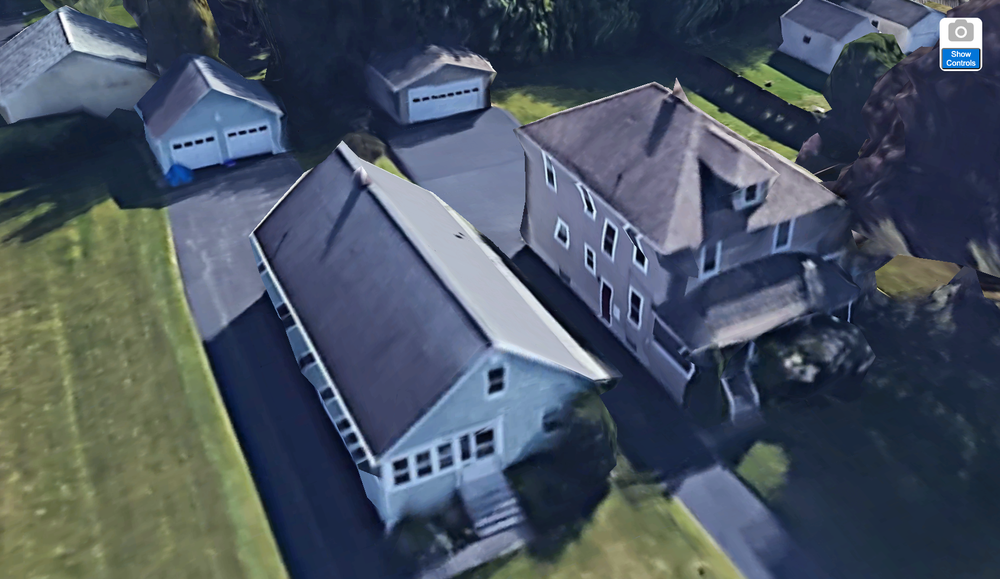
#> input picture imgs/43.02787425_-76.18646414_183.51881331a_35.23593374d_35y_114.15495843h_54.44040687t_0r_204.png, 1000 x 579 px, shrunk from 1690 x 978 before the run; its folder holds only this picture in this run
$ python test.py
#> lines starting #> are read from the running program, lines starting #| are printed output that depends on the picture

import cv2
import numpy as np
import glob
import matplotlib.pyplot as plt

img = cv2.imread(glob.glob("imgs/*")[0])
#> img is the input picture: shape (579, 1000, 3); mean B, G, R 97.2, 84, 73.4

gray = cv2.cvtColor(img, cv2.COLOR_BGR2GRAY)
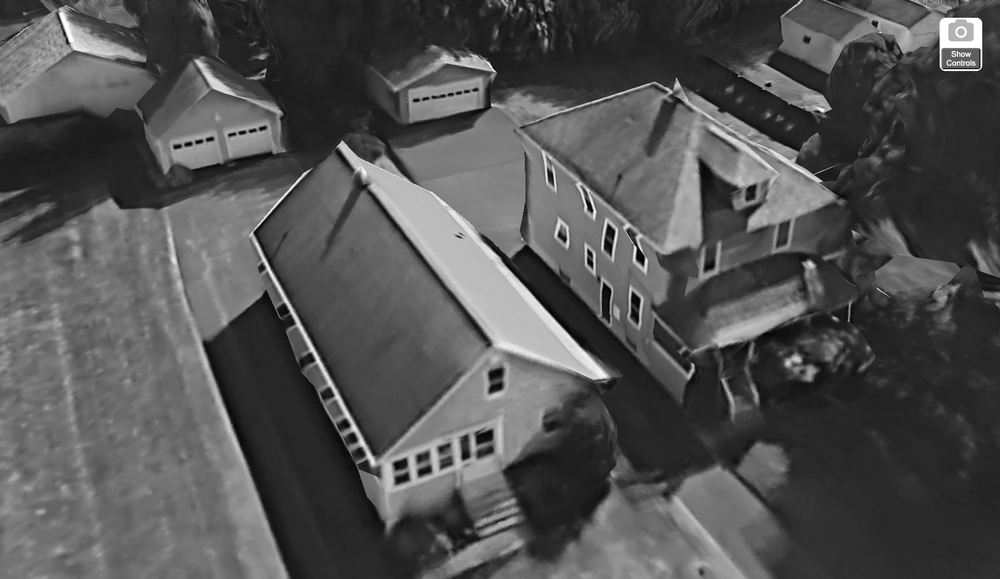
#> gray: shape (579, 1000); min 1, max 255, mean 82.3

# Using the Canny filter to get contours
edges = cv2.Canny(gray, 20, 30)
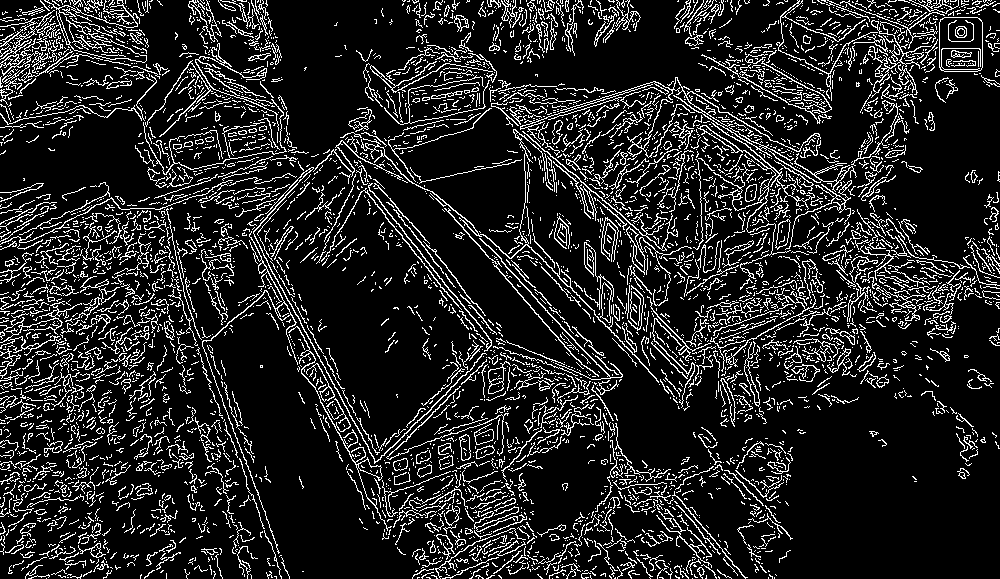
#> edges: shape (579, 1000); 14% white in thin lines or dots
# Using the Canny filter with different parameters
edges_high_thresh = cv2.Canny(gray, 60, 90)
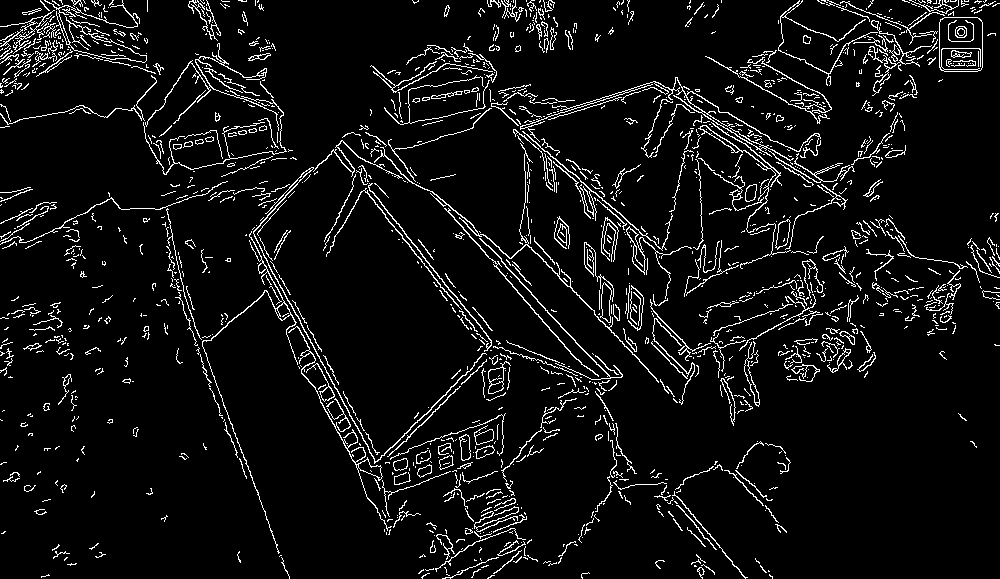
#> edges_high_thresh: shape (579, 1000); 6.5% white in thin lines or dots
# Stacking the images to print them together
# For comparison
images = np.hstack((gray, edges, edges_high_thresh))
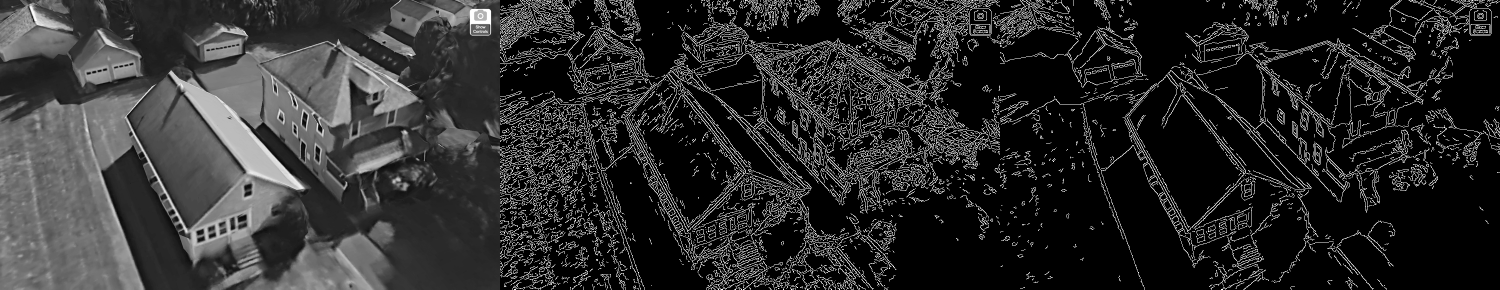
#> images: shape (579, 3000) (shown at 1/2 size); min 0, max 255, mean 44.8

# Display the resulting frame
cv2.imshow('Frame', images)
cv2.waitKey()

$ run again, on imgs/43.027915_-76.18648439_184.41518362a_33.46233459d_35y_62.30110824h_52.72886621t_0r_205.png
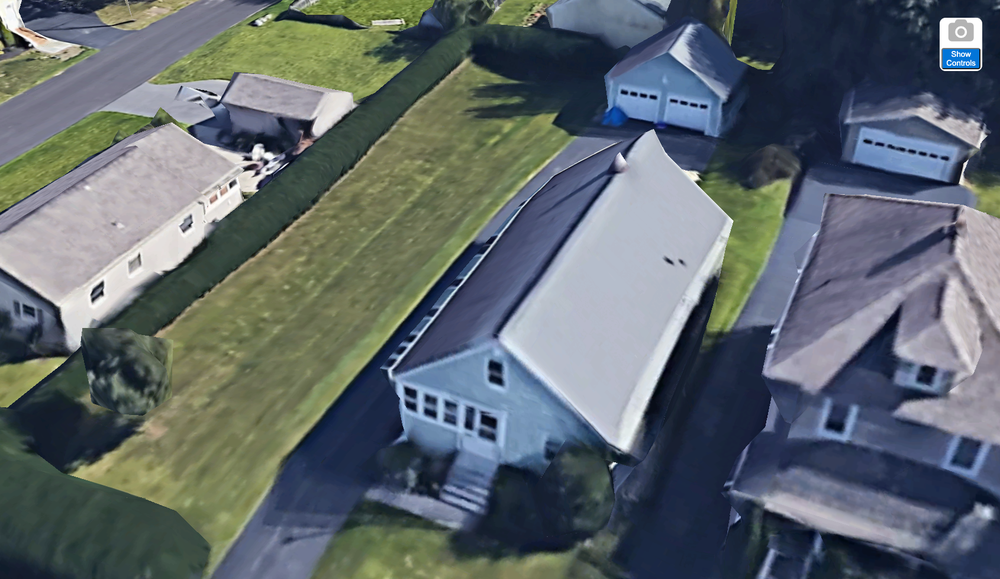
#> input picture imgs/43.027915_-76.18648439_184.41518362a_33.46233459d_35y_62.30110824h_52.72886621t_0r_205.png, 1000 x 579 px, shrunk from 1690 x 978 before the run
#> img is the input picture: shape (579, 1000, 3); mean B, G, R 108.8, 104.5, 95.6
#> `edges = cv2.Canny(gray, 20, 30)`:
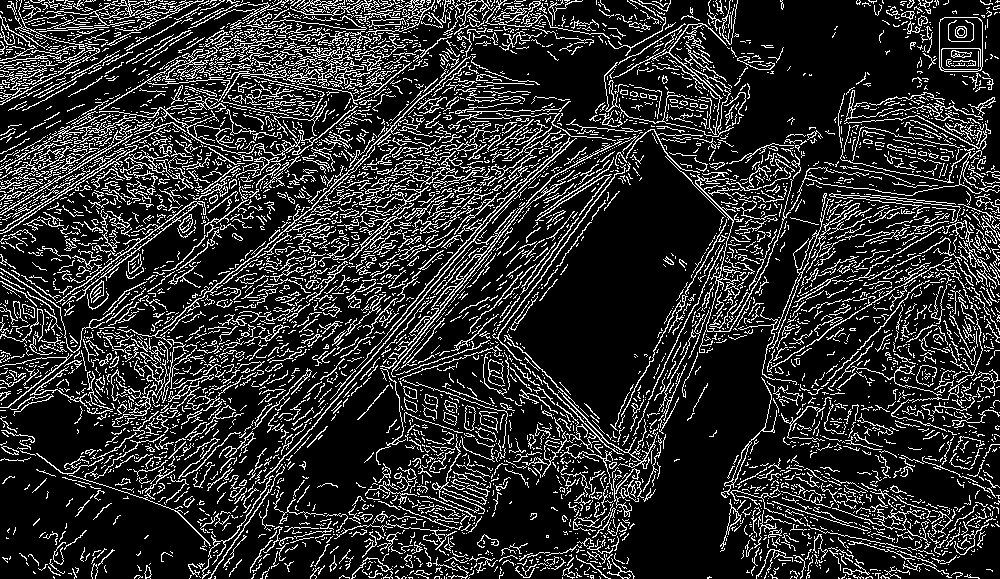
#> edges: shape (579, 1000); 17.9% white in thin lines or dots
#> edges_high_thresh: shape (579, 1000); 8.6% white in thin lines or dots
#> `images = np.hstack((gray, edges, edges_high_thresh))`:
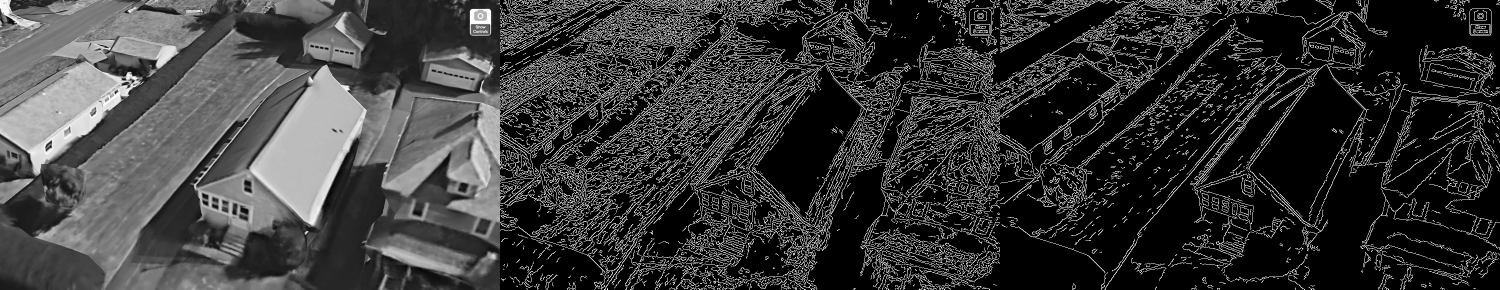
#> images: shape (579, 3000) (shown at 1/2 size); min 0, max 255, mean 56.7
